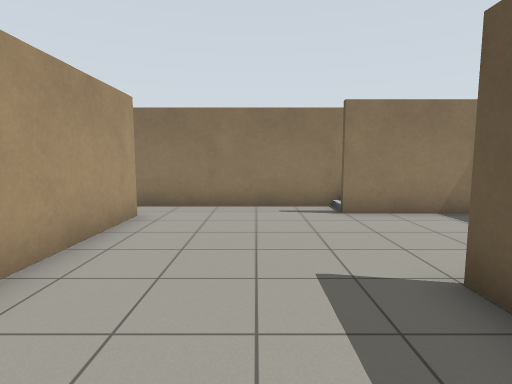
View 1 (above)

16 first-person views from a walk through a robot-simulator world made for Gazebo. The camera is 1.2 m above the floor, tilts 6° down and sees 80° across. The floor is counted in squares, 1 m on a side. Each view is taken from the middle of a square. On the plan, view 1 faces up. The plan holds only what a view shows up to about 13 squares ahead; the rest is blank.

View 2
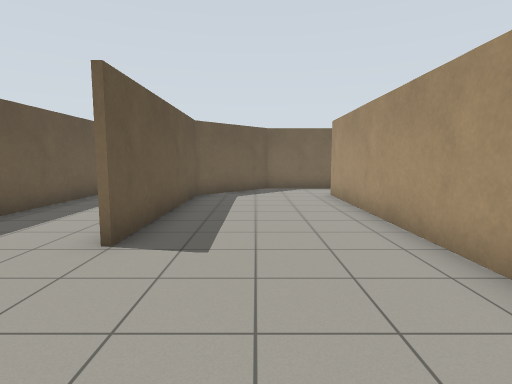

View 3
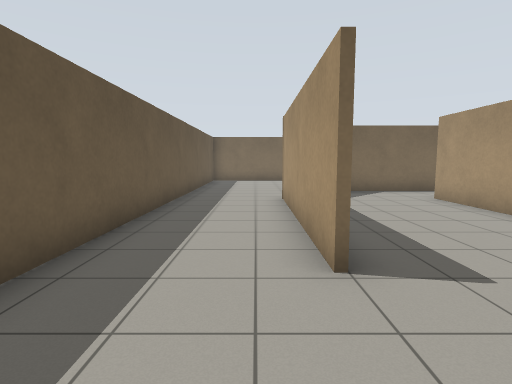

View 4
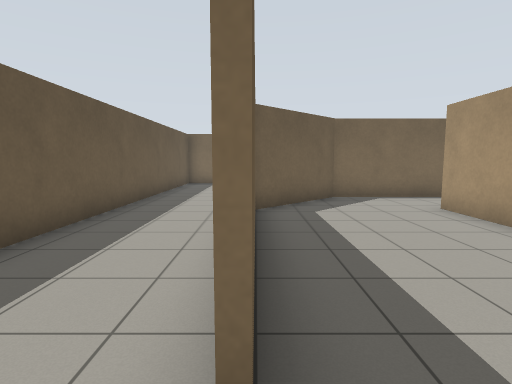

View 5
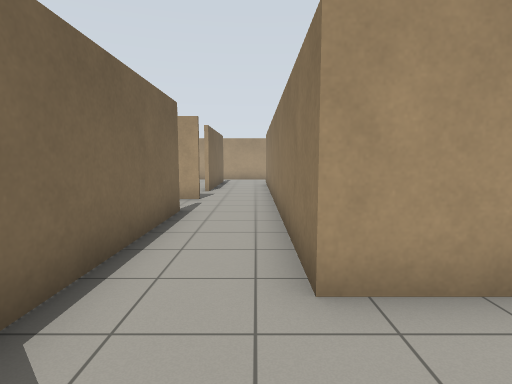

View 6
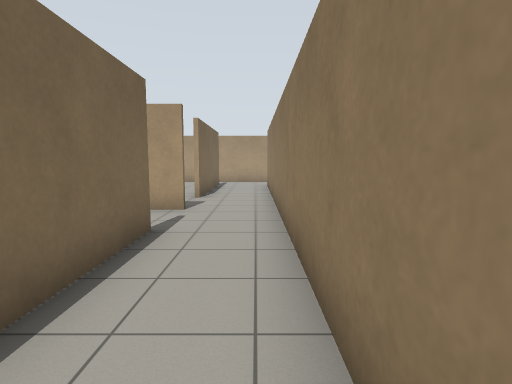

View 7
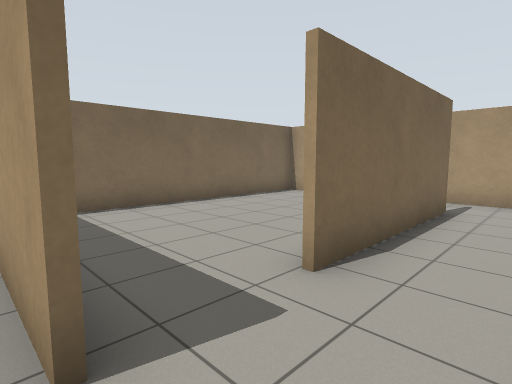

View 8
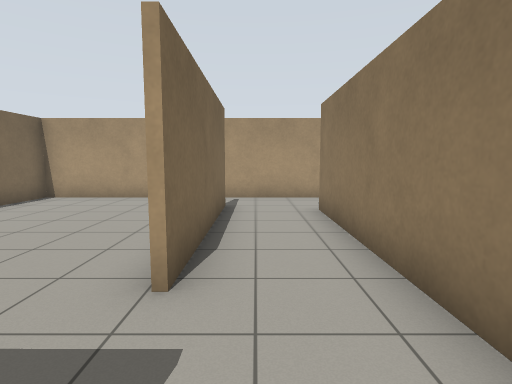

View 9
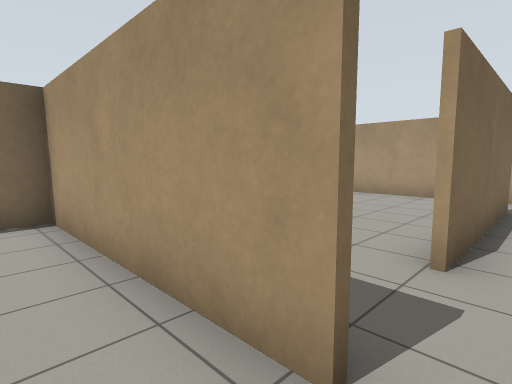

View 10
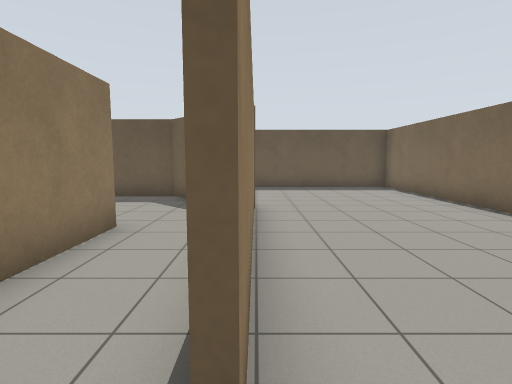

View 11
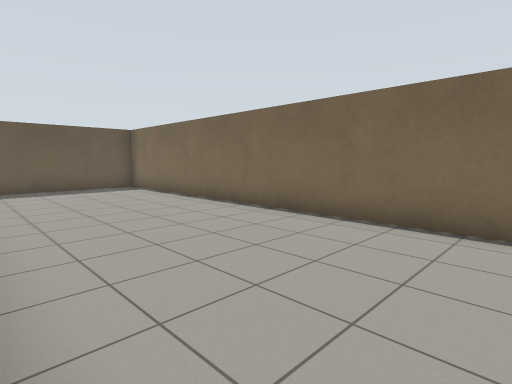

View 12
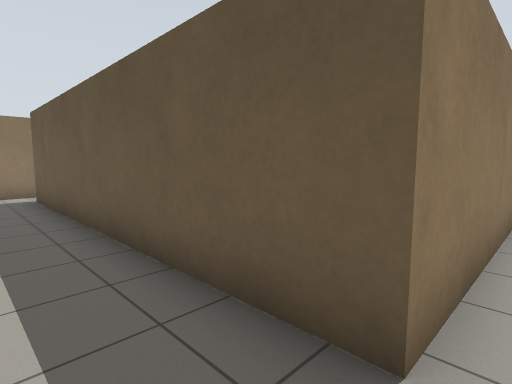

View 13
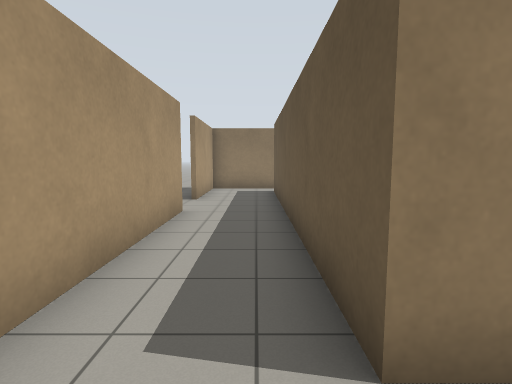

View 14
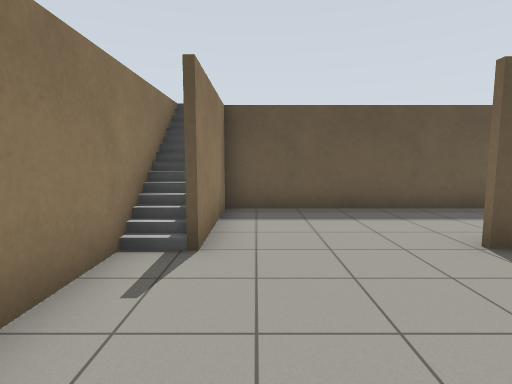

View 15
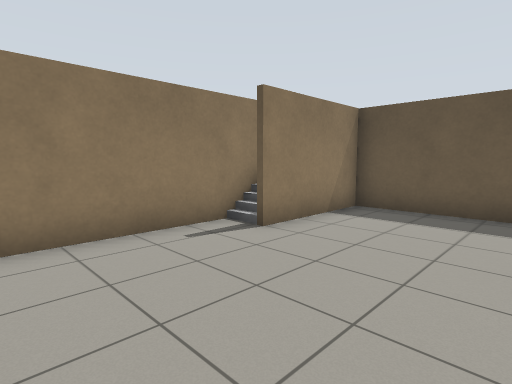

View 16
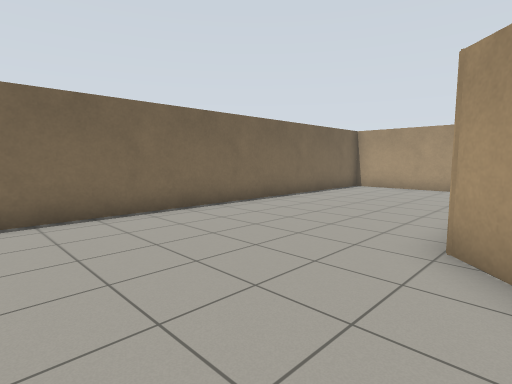

### Floor plan
Points are (right, up) in squares from view 1. A wall is a line through its corners. A room is listed if a view was taken in it or the views show most of it. See-through windows are left out.
Room 1 (views 1, 2, 3, 4, 5, 6, 7, 8, 9, 10, 11, 14, 15, 16)
walls: (2.2, 2.9) (2.2, -3.2); (-2.6, 6.6) (-2.6, -3.5) (-9.6, -3.5); (2.5, 6.8) (1.9, 6.8); (5.5, -5.4) (5.5, 6.5); (4.6, 7.8) (-3.1, 7.8); (-7.3, -5.8) (-0.5, -5.8) (2, -3.3) (2, 2.9); (-9.3, -5.6) (-9.3, -6.6)
ways out: opening at (-9, -4.5) to room 2; opening at (-8, -6) to room 3; opening at (3.5, -4.5) to room 3
objects: stairs (3, 7) to (4, 7)
Room 2 (views 12, 13)
walls: (-18.7, 2.1) (-18.7, -6.2); (-17, -5.8) (-11.6, -5.8); (-9.6, -3.5) (-16.3, -3.5) (-16.3, 6.6); (-16, 7.8) (-18.7, 7.8) (-18.7, 4.1)
ways out: opening at (-9, -4.5) to room 1; opening at (-17.5, -6) to room 4; opening at (-10.5, -6) to room 4; opening at (-19, 3.5)
Room 3 (no view inside)
walls: (-2.4, -6) (-7.2, -6); (0.3, -5.3) (-0.5, -6.1); (-9.3, -6.6) (-9.3, -11.7) (5.1, -11.7); (5.5, -11.1) (5.5, -5.4)
ways out: opening at (-8, -6) to room 1; opening at (3.5, -4.5) to room 1
Room 4 (no view inside)
walls: (-18.7, -7.7) (-18.7, -11.7) (-10.9, -11.7)
ways out: opening at (-17.5, -6) to room 2; opening at (-10.5, -6) to room 2

Where each view was taken, in squares from view 1:
view 1: 0 up, 0 right, facing up
view 2: 7 up, 0 right, facing down
view 3: 6 up, 3 right, facing down
view 4: 4 up, 2 right, facing down
view 5: 4 down, 0 right, facing left
view 6: 4 down, 2 left, facing left
view 7: 4 down, 9 left, facing down-left
view 8: 5 down, 9 left, facing left
view 9: 5 down, 8 left, facing down-left
view 10: 6 down, 8 left, facing right
view 11: 6 down, 8 left, facing down-right
view 12: 4 down, 18 left, facing up-right
view 13: 5 down, 17 left, facing up
view 14: 6 up, 2 left, facing right
view 15: 3 up, 2 left, facing up-right
view 16: 5 down, 4 right, facing down-left
